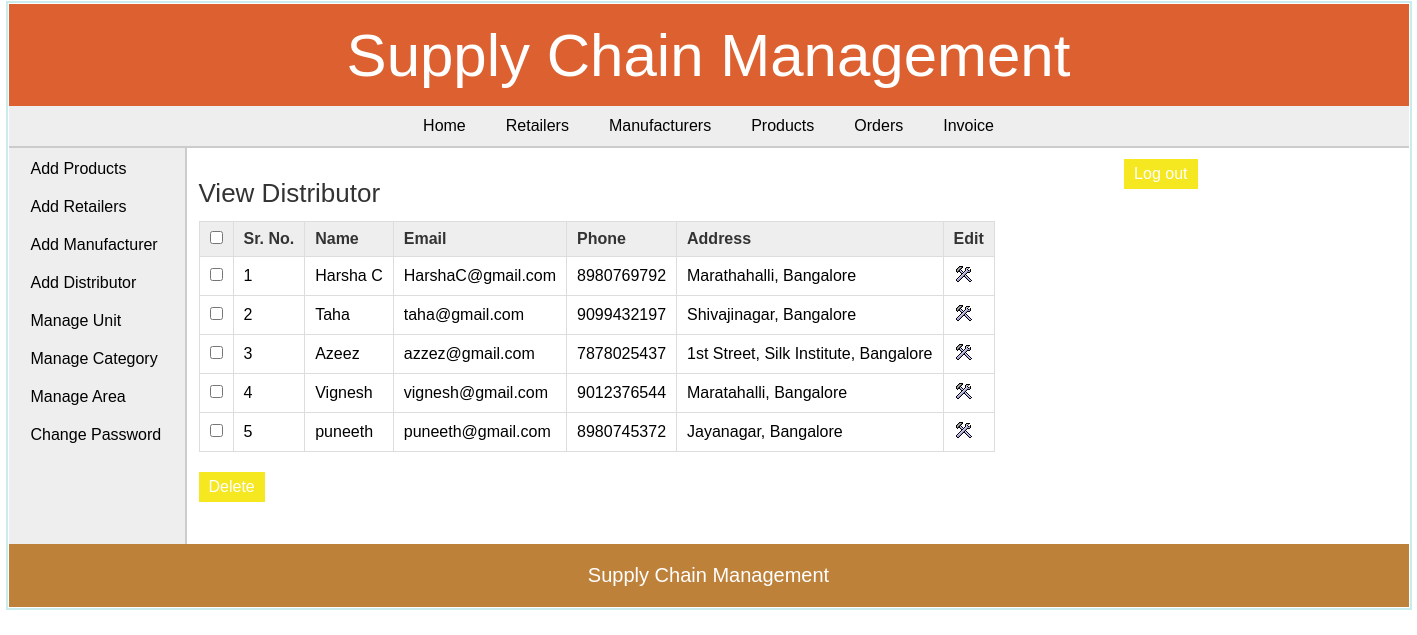
Screenshot of /admin/view_distributor.php (signed in) with the database file from the repository.
### tables this page shows
CREATE TABLE `distributor` (
  `dist_id` int(11) NOT NULL,
  `dist_name` varchar(25) NOT NULL,
  `dist_email` varchar(50) DEFAULT NULL,
  `dist_phone` varchar(10) NOT NULL,
  `dist_address` varchar(200) DEFAULT NULL
);

### admin/view_distributor.php (the view, shortened to what this page needs)
<?php
	include("../includes/config.php");
	if(isset($_SESSION['admin_login'])) {
		if($_SESSION['admin_login'] == true) {
			$query_selectDistributor = "SELECT * FROM distributor";
			$result_selectDistributor = mysqli_query($con,$query_selectDistributor);
		}
		else {
			header('Location:../index.php');
		}
	}
	else {
		header('Location:../index.php');
	}
?>
<!DOCTYPE html>
<html>
<head>
	<link rel="stylesheet" href="../includes/main_style.css" >
</head>
<body>
	<?php
		include("../includes/header.inc.php");
		include("../includes/nav_admin.inc.php");
		include("../includes/aside_admin.inc.php");
	?>
	<section>
		<h1>View Distributor</h1>
		<form action="" method="POST" class="form">
		<table class="table_displayData">
			<tr>
				<th> <input type="checkbox" onClick="toggle(this)" /> </th>
				<th>Sr. No.</th>
				<th>Name</th>
				<th>Email</th>
				<th>Phone</th>
				<th>Address</th>
				<th> Edit </th>
			</tr>
			<?php $i=1; while($row_selectDistributor = mysqli_fetch_array($result_selectDistributor)) { ?>
			<tr>
				<td> <input type="checkbox" name="chkId[]" value="<?php echo $row_selectDistributor['dist_id']; ?>" /> </td>
				<td> <?php echo $i; ?> </td>
				<td> <?php echo $row_selectDistributor['dist_name']; ?> </td>
				<td> <?php echo $row_selectDistributor['dist_email']; ?> </td>
				<td> <?php echo $row_selectDistributor['dist_phone']; ?> </td>
				<td> <?php echo $row_selectDistributor['dist_address']; ?> </td>
				<td> <a href="edit_distributor.php?id=<?php echo $row_selectDistributor['dist_id']; ?>"><img src="../images/edit.png" alt="edit" /></a> </td>
			</tr>
			<?php $i++; } ?>
		</table>
		<input type="submit" value="Delete" class="submit_button"/>
		</form>
	</section>
	<?php
		include("../includes/footer.inc.php");
	?>
</body>
</html>

### includes/main_style.css (style rules this page uses)
* { font-family: arial,sans-serif; margin:0px; padding:1px; }
body { width:1400px; margin:auto; border:2px solid #cbecec; }
a { text-decoration:none; }
.submit_button { font-size:16px; margin-top:20px; margin-right:20px; padding:6px 10px; background-color:#f5e720; border:none; color:white; }
section { width:1000px; padding:10px; padding-bottom:40px; }
section h1 { margin-bottom:10px; font-weight:normal; color:#333; font-size: 26px; }
table { border-collapse: collapse; }
.table_displayData td, .table_displayData th { border:1px solid #ddd; padding: 8px 10px; text-align: left; }
.table_displayData th { background-color:#eee; color:#333; }

### rows the page displays
distributor: dist_name "Harsha C", dist_email "HarshaC@gmail.com", dist_phone "8980769792", dist_address "Marathahalli, Bangalore"
distributor: dist_name "Taha", dist_email "taha@gmail.com", dist_phone "9099432197", dist_address "Shivajinagar, Bangalore"
distributor: dist_name "Azeez", dist_email "azzez@gmail.com", dist_phone "7878025437", dist_address "1st Street, Silk Institute, Bangalore"
distributor: dist_name "Vignesh", dist_email "vignesh@gmail.com", dist_phone "9012376544", dist_address "Maratahalli, Bangalore"
distributor: dist_name "puneeth", dist_email "puneeth@gmail.com", dist_phone "8980745372", dist_address "Jayanagar, Bangalore"
